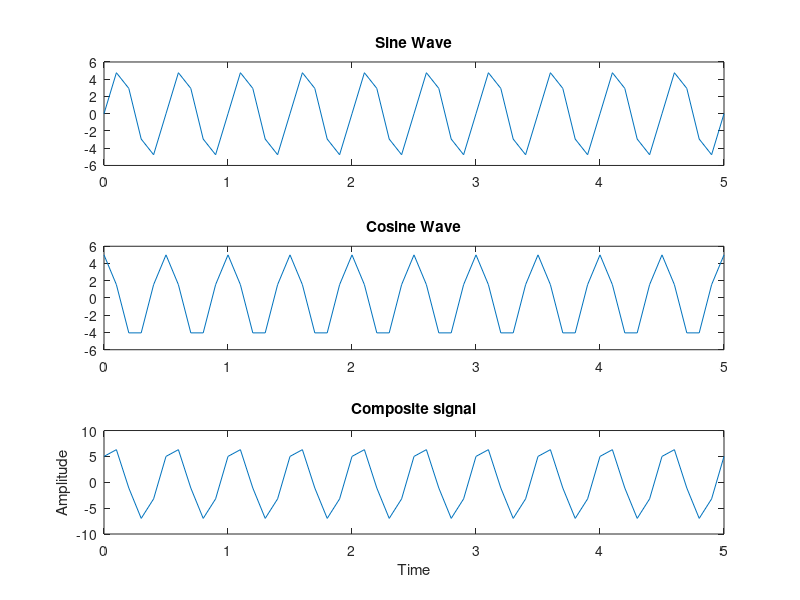

MATLAB code to generate this figure:
clc;
close all;
clear all;

a_x = 5;
phi = 0;
T = 5;
F = 2;
Fs = 10;
t = 0:1/Fs:T;

x = a_x * sin(2*pi*F*t+phi);

subplot(3,1,1);
plot(t,x);
title("Sine Wave");

y = a_x * cos(2*pi*F*t+phi);
subplot(3,1,2);
plot(t,y);
title("Cosine Wave");

z = x + y;
subplot(3,1,3);
plot(t,z);

xlabel("Time");
ylabel("Amplitude")
title("Composite signal")
